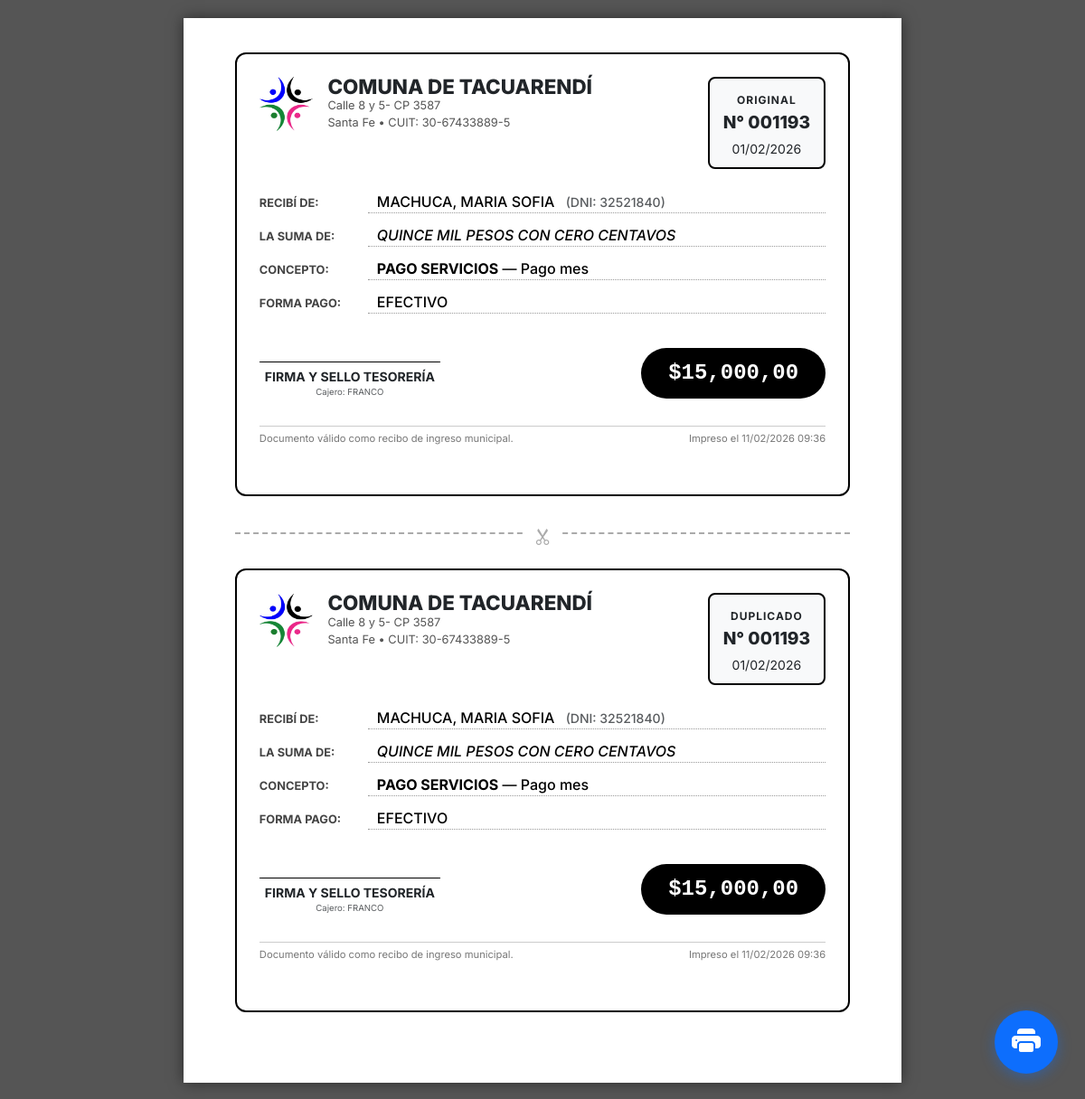
Page /movimientos/1193/recibo/ (signed in) on the committed database.
### finanzas/models.py (models this page shows, shortened)
class Movimiento(models.Model):
    TIPO_INGRESO = "INGRESO"
    TIPO_GASTO = "GASTO"
    TIPO_TRANSFERENCIA = "TRANSFERENCIA"
    TIPO_CHOICES = [(TIPO_INGRESO, "Ingreso"), (TIPO_GASTO, "Gasto"), (TIPO_TRANSFERENCIA, "Transferencia")]
    ESTADO_BORRADOR = "BORRADOR"
    ESTADO_APROBADO = "APROBADO"
    ESTADO_RECHAZADO = "RECHAZADO"
    ESTADO_CHOICES = [(ESTADO_BORRADOR, "Borrador"), (ESTADO_APROBADO, "Aprobado"), (ESTADO_RECHAZADO, "Rechazado")]
    tipo = models.CharField(max_length=15, choices=TIPO_CHOICES, db_index=True)
    fecha_operacion = models.DateField(db_index=True)
    monto = models.DecimalField(max_digits=14, decimal_places=2)
    cuenta_origen = models.ForeignKey(Cuenta, on_delete=models.PROTECT, related_name="movimientos_origen", null=True, blank=True)
    cuenta_destino = models.ForeignKey(Cuenta, on_delete=models.PROTECT, related_name="movimientos_destino", null=True, blank=True)
    cuenta_origen_texto = models.CharField(max_length=200, blank=True)
    cuenta_destino_texto = models.CharField(max_length=200, blank=True)
    categoria = models.ForeignKey(Categoria, on_delete=models.PROTECT, related_name="movimientos")
    area = models.ForeignKey(Area, on_delete=models.SET_NULL, null=True, blank=True)
    proveedor = models.ForeignKey(Proveedor, on_delete=models.SET_NULL, null=True, blank=True)
    proveedor_cuit = models.CharField(max_length=20, blank=True)
    proveedor_nombre = models.CharField(max_length=200, blank=True)
    beneficiario = models.ForeignKey(Beneficiario, on_delete=models.SET_NULL, null=True, blank=True, related_name="movimientos")
    beneficiario_dni = models.CharField(max_length=20, blank=True)
    beneficiario_nombre = models.CharField(max_length=200, blank=True)
    tipo_pago_persona = models.CharField(max_length=20, default="NINGUNO")
    programa_ayuda = models.ForeignKey(ProgramaAyuda, on_delete=models.SET_NULL, null=True, blank=True)
    programa_ayuda_texto = models.CharField(max_length=200, blank=True)
    orden_pago = models.ForeignKey(OrdenPago, on_delete=models.SET_NULL, null=True, blank=True, related_name="movimientos")
    oc = models.ForeignKey(OrdenCompra, on_delete=models.SET_NULL, null=True, blank=True, related_name="movimientos")
    vehiculo = models.ForeignKey(Vehiculo, on_delete=models.SET_NULL, null=True, blank=True, related_name="cargas_combustible")
    vehiculo_texto = models.CharField(max_length=200, blank=True)
    litros = models.DecimalField(max_digits=10, decimal_places=2, null=True, blank=True)
    precio_unitario = models.DecimalField(max_digits=10, decimal_places=2, null=True, blank=True)
    tipo_combustible = models.CharField(max_length=50, blank=True)
    hoja_ruta = models.ForeignKey(
        HojaRuta,
        on_delete=models.SET_NULL,
        null=True,
        blank=True,
        related_name="movimientos",
        help_text="Si corresponde, imputar este movimiento a una Hoja de Ruta (día/turno).",
    )
    descripcion = models.CharField(max_length=255, blank=True)
    observaciones = models.TextField(blank=True)
    estado = models.CharField(max_length=15, choices=ESTADO_CHOICES, default=ESTADO_APROBADO)
    creado_por = models.ForeignKey(settings.AUTH_USER_MODEL, on_delete=models.SET_NULL, null=True)
    actualizado_por = models.ForeignKey(settings.AUTH_USER_MODEL, on_delete=models.SET_NULL, null=True, related_name="movimientos_actualizados")
    fecha_carga = models.DateTimeField(auto_now_add=True)
    actualizado_en = models.DateTimeField(auto_now=True)
    condicion_pago = models.CharField(max_length=20, blank=True)
    medio_pago = models.CharField(max_length=20, blank=True)
    orden_pago_fecha = models.DateField(null=True, blank=True)
    orden_pago_observaciones = models.CharField(max_length=255, blank=True)
    factura_tipo = models.CharField(max_length=10, blank=True)
    factura_numero = models.CharField(max_length=50, blank=True)
    factura_fecha = models.DateField(null=True, blank=True)
    class Meta:
        verbose_name = "Movimiento"
        verbose_name_plural = "Movimientos"
        ordering = ["-fecha_operacion", "-id"] # Ordenar por fecha y luego por ID descendente

class Categoria(models.Model):
    TIPO_INGRESO = "INGRESO"
    TIPO_GASTO = "GASTO"
    TIPO_AMBOS = "AMBOS"
    TIPO_CHOICES = [(TIPO_INGRESO, "Ingreso"), (TIPO_GASTO, "Gasto"), (TIPO_AMBOS, "Ambos")]
    GRUPO_VEHICULOS = "VEHICULOS"
    GRUPO_INSUMOS = "INSUMOS"
    GRUPO_CONSTRUCCION = "CONSTRUCCION"
    GRUPO_AYUDAS = "AYUDAS"
    GRUPO_OTROS = "OTROS"
    GRUPO_CHOICES = [
        (GRUPO_VEHICULOS, "Vehículos"),
        (GRUPO_INSUMOS, "Insumos"),
        (GRUPO_CONSTRUCCION, "Obra Pública"),
        (GRUPO_AYUDAS, "Ayudas Sociales"),
        (GRUPO_OTROS, "Otros"),
    ]
    nombre = models.CharField(max_length=150)
    tipo = models.CharField(max_length=10, choices=TIPO_CHOICES, default=TIPO_GASTO, db_index=True)
    grupo = models.CharField(max_length=20, choices=GRUPO_CHOICES, default=GRUPO_OTROS)
    es_ayuda_social = models.BooleanField(default=False)
    es_servicio = models.BooleanField(default=False)
    es_combustible = models.BooleanField(default=False)
    es_personal = models.BooleanField(default=False)
    descripcion = models.TextField(blank=True)
    class Meta:
        verbose_name = "Categoría"
        verbose_name_plural = "Categorías"

### finanzas/views.py (the view)
# urls.py: path('movimientos/<int:pk>/recibo/', views.ReciboIngresoPrintView.as_view(), name='movimiento_recibo_print'), # Alias largo
class ReciboIngresoPrintView(LoginRequiredMixin, View):
    def get(self, request, pk):
        mov = get_object_or_404(Movimiento, pk=pk)
        if mov.tipo != Movimiento.TIPO_INGRESO:
            return HttpResponse("Este comprobante es válido solo para movimientos de Ingreso.", status=400)
        if mov.estado != Movimiento.ESTADO_APROBADO:
            return HttpResponse("No se puede emitir recibo de un movimiento en Borrador o Rechazado.", status=400)
        try:
            monto_letras = num2words(mov.monto, lang='es', to='currency', currency='ARS')
            monto_letras = monto_letras.upper().replace("EUROS", "PESOS").replace("EURO", "PESO")
        except:
            monto_letras = f"${mov.monto} PESOS"
        context = {
            'mov': mov,
            'monto_letras': monto_letras,
            'hoy': timezone.now(),
            'municipio': 'COMUNA DE TACUARENDÍ',
            'cuit_municipio': '30-67433889-5', # ¡Asegurate de poner el real!
            'direccion': 'Calle 8 y 5- CP 3587',
            'provincia': 'Santa Fe',
            'logo_url': '/static/finanzas/img/logo-comuna.png',
            'usuario': request.user, # Para que salga "Cajero: Juan"
        }
        return render(request, 'finanzas/recibo_print.html', context)

### finanzas/context_processors.py (called while the page is built)
def roles_ctx(request):
    if request.user.is_authenticated:
        return get_roles_ctx(request.user)
    return {}

def comuna_ctx(request):
    return {
        "COMUNA_NOMBRE": getattr(settings, "COMUNA_NOMBRE", "Comuna de Tacuarendí"),
        "COMUNA_CUIT": getattr(settings, "COMUNA_CUIT", ""),
        "COMUNA_TELEFONO": getattr(settings, "COMUNA_TELEFONO", ""),
        "COMUNA_EMAIL": getattr(settings, "COMUNA_EMAIL", ""),
        "COMUNA_DIRECCION": getattr(settings, "COMUNA_DOMICILIO", ""),
    }

### finanzas/mixins.py (called while the page is built)
def _tiene_grupo(user, grupos):
    if not user:
        return False
    if not getattr(user, "is_authenticated", False):
        return False
    if user.is_superuser:
        return True
    return user.groups.filter(name__in=grupos).exists()

def es_admin_sistema(user):
    return _tiene_grupo(user, ["ADMIN_SISTEMA", "ADMIN"])

def es_staff_finanzas(user):
    return _tiene_grupo(user, ["Finanzas", "STAFF_FINANZAS", "TESORERIA", "SECRETARIA"])

def es_operador_finanzas(user):
    return _tiene_grupo(user, ["Finanzas", "OPERADOR_FINANZAS", "CAJA", "STAFF_FINANZAS", "ADMIN_SISTEMA"])

def es_operador_social(user):
    grupos_permitidos = [
        "Social",
        "Social Administración",
        "GENEROYNIÑEZ",
        "OPERADOR_SOCIAL",
        "MESA_ENTRADA",
        "STAFF_FINANZAS",
        "ADMIN_SISTEMA"
    ]
    return _tiene_grupo(user, grupos_permitidos)

def es_equipo_genero(user):
    return _tiene_grupo(user, ["GENEROYNIÑEZ", "ADMIN_SISTEMA"])

def puede_ver_historial_economico(user):
    if not user or not user.is_authenticated:
        return False
    if user.is_superuser:
        return True
    grupos_dinero = ["Finanzas", "STAFF_FINANZAS", "TESORERIA", "ADMIN_SISTEMA"]
    return user.groups.filter(name__in=grupos_dinero).exists()

### finanzas/templates/finanzas/recibo_print.html (shortened to what this page needs)
{% load humanize %}
{% load static %}
<!DOCTYPE html>
<html lang="es">
<head>
    <link href="https://cdn.jsdelivr.net/npm/bootstrap@5.3.3/dist/css/bootstrap.min.css" rel="stylesheet">
    <link rel="stylesheet" href="https://cdn.jsdelivr.net/npm/bootstrap-icons@1.11.3/font/bootstrap-icons.min.css">
</head>
<body>
    <button class="fab-print" onclick="window.print()" title="Imprimir Recibo">
        <i class="bi bi-printer-fill"></i>
    </button>
    <div class="page-a4">
        {% include "finanzas/components/recibo_talon.html" with tipo="ORIGINAL" %}
        <div class="corte-linea">
            <i class="bi bi-scissors corte-icon"></i>
        </div>
        {% include "finanzas/components/recibo_talon.html" with tipo="DUPLICADO" %}
    </div>
</body>
</html>

### finanzas/templates/finanzas/components/recibo_talon.html
{% load humanize %}
<div class="recibo-box">
    <div class="d-flex justify-content-between align-items-start mb-4">
        <div class="d-flex gap-3 align-items-center">
            {% if logo_url %}
                <img src="{{ logo_url }}" alt="Logo" style="height: 60px; width: auto; max-width: 60px; object-fit: contain;">
            {% else %}
                <div style="width: 60px; height: 60px; background: #eee; border-radius: 50%; display: flex; align-items: center; justify-content: center;">
                    <i class="bi bi-building fs-2 text-secondary"></i>
                </div>
            {% endif %}
            <div class="brand-section">
                <h1>{{ municipio }}</h1>
                <p>{{ direccion }}</p>
                <p>{{ provincia }} • CUIT: {{ cuit_municipio }}</p>
            </div>
        </div>
        <div class="recibo-badge">
            <span class="recibo-tipo">{{ tipo }}</span>
            <span class="recibo-num">N° {{ mov.id|stringformat:"06d" }}</span>
            <div class="small mt-1">{{ mov.fecha_operacion|date:"d/m/Y" }}</div>
        </div>
    </div>
    <div class="info-row">
        <div class="info-label">Recibí de:</div>
        <div class="info-value text-uppercase">
            {% if mov.beneficiario %}
                {{ mov.beneficiario.apellido }}, {{ mov.beneficiario.nombre }}
                <span class="ms-2 small text-muted">(DNI: {{ mov.beneficiario.dni }})</span>
            {% elif mov.beneficiario_nombre %}
                {{ mov.beneficiario_nombre }}
                {% if mov.beneficiario_dni %} <span class="ms-2 small text-muted">(DNI: {{ mov.beneficiario_dni }})</span>{% endif %}
            {% elif mov.proveedor %}
                {{ mov.proveedor.nombre }} (PROVEEDOR)
            {% elif mov.proveedor_nombre %}
                {{ mov.proveedor_nombre }}
            {% else %}
                CONTRIBUYENTE OCASIONAL
            {% endif %}
        </div>
    </div>
    <div class="info-row">
        <div class="info-label">La suma de:</div>
        <div class="info-value fst-italic">{{ monto_letras }}</div>
    </div>
    <div class="info-row">
        <div class="info-label">Concepto:</div>
        <div class="info-value">
            <span class="fw-bold">{{ mov.categoria.nombre|upper }}</span>
            {% if mov.descripcion %} — {{ mov.descripcion }}{% endif %}
        </div>
    </div>
    <div class="info-row">
        <div class="info-label">Forma Pago:</div>
        <div class="info-value">{{ mov.medio_pago|default:"Efectivo"|upper }}</div>
    </div>
    <div class="d-flex justify-content-between align-items-end mt-4">
        <div class="text-center" style="width: 200px;">
            <div style="border-bottom: 1px solid #000; height: 30px; margin-bottom: 5px;"></div>
            <div class="small fw-bold">FIRMA Y SELLO TESORERÍA</div>
            <div class="small text-muted" style="font-size: 0.6rem;">Cajero: {{ request.user.username|upper }}</div>
        </div>
        <div class="total-box">
            ${{ mov.monto|floatformat:2|intcomma }}
        </div>
    </div>
    <div class="footer-legal">
        <span>Documento válido como recibo de ingreso municipal.</span>
        <span>Impreso el {{ hoy|date:"d/m/Y H:i" }}</span>
    </div>
</div>

### finanzas/templates/finanzas/recibo_print.html (style rules this page uses)
body { font-family: 'Inter', sans-serif; background-color: #555; margin: 0; padding: 20px; }
.page-a4 { background: white; width: 210mm; min-height: 297mm; margin: 0 auto; padding: 10mm 15mm; box-shadow: 0 0 15px rgba(0,0,0,0.5); position: relative; }
.recibo-box { border: 2px solid #000; border-radius: 12px; padding: 25px; margin-bottom: 40px; position: relative; height: 130mm; }
.brand-section h1 { font-size: 1.4rem; font-weight: 800; text-transform: uppercase; margin-bottom: 0; line-height: 1; }
.brand-section p { font-size: 0.8rem; margin-bottom: 0; color: #555; }
.recibo-badge { background: #f8f9fa; border: 2px solid #000; border-radius: 8px; padding: 10px 15px; text-align: center; }
.recibo-num { font-size: 1.2rem; font-weight: 800; display: block; }
.recibo-tipo { font-size: 0.75rem; font-weight: 700; text-transform: uppercase; letter-spacing: 1px; }
.info-row { margin-bottom: 12px; display: flex; align-items: baseline; }
.info-label { width: 120px; font-weight: 700; text-transform: uppercase; font-size: 0.8rem; color: #444; flex-shrink: 0; }
.info-value { flex-grow: 1; border-bottom: 1px dotted #999; padding-left: 10px; font-size: 1rem; font-weight: 500; color: #000; }
.total-box { background: #000; color: #fff; padding: 10px 30px; border-radius: 50px; font-size: 1.5rem; font-weight: 800; font-family: monospace; }
.footer-legal { margin-top: 30px; border-top: 1px solid #ccc; padding-top: 5px; font-size: 0.7rem; color: #777; display: flex; justify-content: space-between; }
.corte-linea { border-top: 2px dashed #aaa; margin: 20px 0; text-align: center; height: 20px; position: relative; }
.corte-icon { background: #fff; padding: 0 10px; position: absolute; top: -12px; left: 50%; transform: translateX(-50%); color: #aaa; font-size: 1.2rem; }
.fab-print { position: fixed; bottom: 30px; right: 30px; width: 70px; height: 70px; background: #0d6efd; color: white; border-radius: 50%; display: flex; align-items: center; justify-content: center; font-size: 2rem; box-shadow: 0 4px 15px rgba(13, 110, 253, 0.4); cursor: pointer; transition: transform 0.2s; z-index: 1000; border: none; }

### rows in the picture
Movimiento: id "001193 001193", fecha_operacion "01/02/2026 01/02/2026", beneficiario_nombre "MACHUCA, MARIA SOFIA MACHUCA, MARIA SOFIA", beneficiario_dni "32521840 32521840", categoria.nombre "PAGO SERVICIOS PAGO SERVICIOS", descripcion "Pago mes Pago mes", medio_pago "EFECTIVO EFECTIVO", monto "15,000,00 15,000,00"

### other values in the picture
{{ municipio }} "COMUNA DE TACUARENDÍ COMUNA DE TACUARENDÍ"
{{ direccion }} "Calle 8 y 5- CP 3587 Calle 8 y 5- CP 3587"
{{ provincia }} "Santa Fe Santa Fe"
{{ cuit_municipio }} "30-67433889-5 30-67433889-5"
{{ tipo }} "ORIGINAL DUPLICADO"
{{ monto_letras }} "QUINCE MIL PESOS CON CERO CENTAVOS QUINCE MIL PESOS CON CERO CENTAVOS"
{{ request.user.username|upper }} "FRANCO FRANCO"
